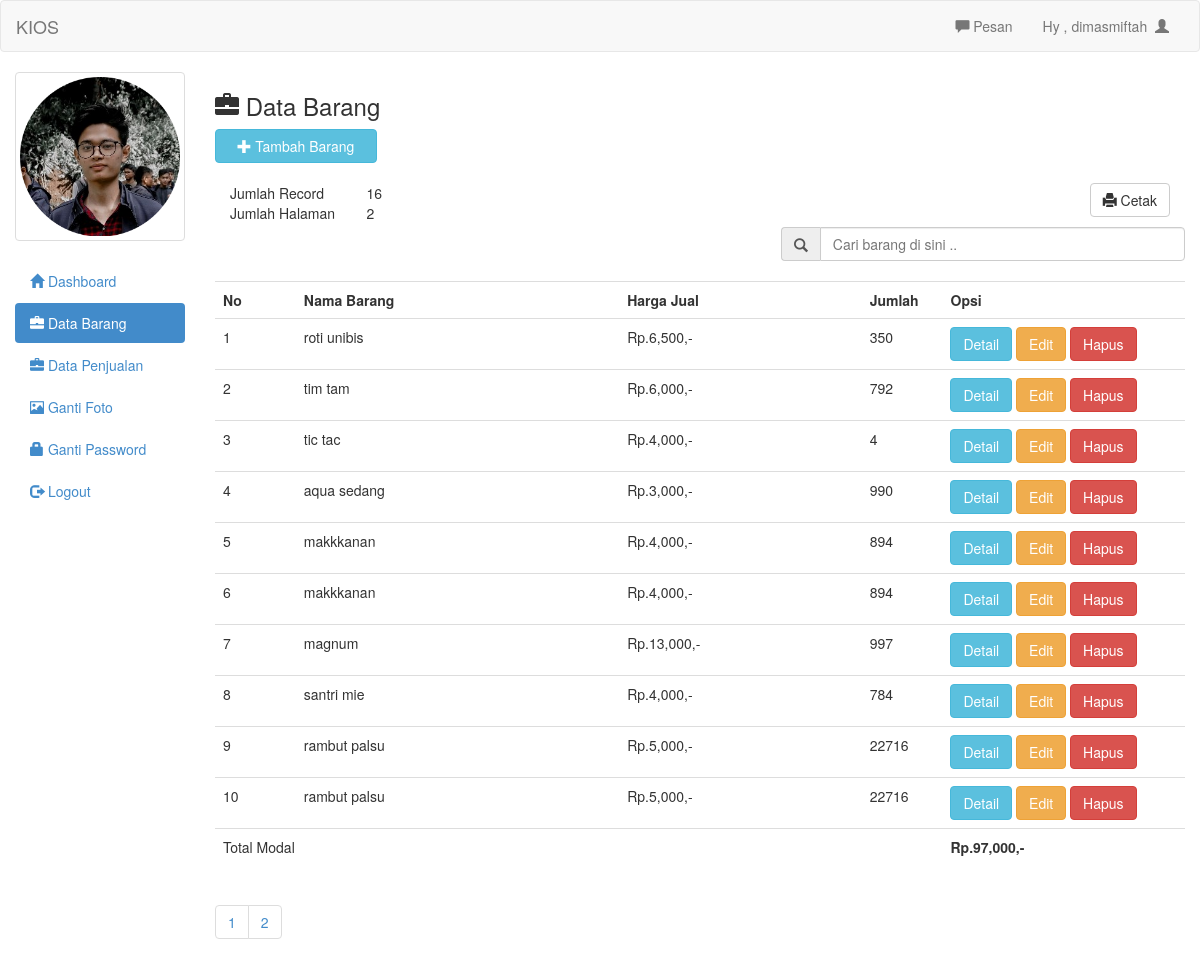
The app's page /admin/barang.php (signed in) with its own data.
### tables this page shows
CREATE TABLE `barang` (
  `id` int(11) NOT NULL,
  `nama` text NOT NULL,
  `jenis` text NOT NULL,
  `suplier` text NOT NULL,
  `modal` int(11) NOT NULL,
  `harga` int(11) NOT NULL,
  `jumlah` int(11) NOT NULL,
  `sisa` int(11) NOT NULL
);

### admin/barang.php (the view, shortened to what this page needs)
<?php
$currentPage = 'barang';
include 'header.php';
?>
<h3><span class="glyphicon glyphicon-briefcase"></span>  Data Barang</h3>
<button style="margin-bottom:20px" data-toggle="modal" data-target="#myModal" class="btn btn-info col-md-2"><span class="glyphicon glyphicon-plus"></span> Tambah Barang</button>
<br/>
<br/>
<?php
$per_hal=10;
$jumlah_record=mysqli_query($mysqli,"SELECT COUNT(*) from barang");
while($row = mysqli_fetch_assoc($jumlah_record)) {
	$jum = $row['COUNT(*)'];
}
$halaman=ceil($jum / $per_hal);
$page = (isset($_GET['page'])) ? (int)$_GET['page'] : 1;
$start = ($page - 1) * $per_hal;
?>
<div class="col-md-12">
	<table class="col-md-2">
		<tr>
			<td>Jumlah Record</td>
			<td><?php echo $jum; ?></td>
		</tr>
		<tr>
			<td>Jumlah Halaman</td>
			<td><?php echo $halaman; ?></td>
		</tr>
	</table>
	<a style="margin-bottom:10px" href="lap_barang.php" target="_blank" class="btn btn-default pull-right"><span class='glyphicon glyphicon-print'></span>  Cetak</a>
</div>
<form action="cari_act.php" method="get">
	<div class="input-group col-md-5 col-md-offset-7">
		<span class="input-group-addon" id="basic-addon1"><span class="glyphicon glyphicon-search"></span></span>
		<input type="text" class="form-control" placeholder="Cari barang di sini .." aria-describedby="basic-addon1" name="cari">
	</div>
</form>
<br/>
<table class="table table-hover">
	<tr>
		<th class="col-md-1">No</th>
		<th class="col-md-4">Nama Barang</th>
		<th class="col-md-3">Harga Jual</th>
		<th class="col-md-1">Jumlah</th>
		<th class="col-md-3">Opsi</th>
	</tr>
	<?php
	if(isset($_GET['cari'])){
		$cari=mysqli_real_escape_string($mysqli,$_GET['cari']);
		$brg=mysqli_query($mysqli,"select * from barang where nama like '$cari' or jenis like '$cari'");
	}else{
		$brg=mysqli_query($mysqli,"select * from barang limit $start, $per_hal");
	}
	$no=1;
	while($b=mysqli_fetch_array($brg)){
		?>
		<tr>
			<td><?php echo $no++ ?></td>
			<td><?php echo $b['nama'] ?></td>
			<td>Rp.<?php echo number_format($b['harga']) ?>,-</td>
			<td><?php echo $b['jumlah'] ?></td>
			<td>
				<a href="det_barang.php?id=<?php echo $b['id']; ?>" class="btn btn-info">Detail</a>
				<a href="edit.php?id=<?php echo $b['id']; ?>" class="btn btn-warning">Edit</a>
				<a onclick="if(confirm('Apakah anda yakin ingin menghapus data ini ??')){ location.href='hapus.php?id=<?php echo $b['id']; ?>' }" class="btn btn-danger">Hapus</a>
			</td>
		</tr>
		<?php
	}
	?>
	<tr>
		<td colspan="4">Total Modal</td>
		<td>
		<?php
			$x=mysqli_query($mysqli,"select sum(modal) as total from barang");
			$xx=mysqli_fetch_array($x);
			echo "<b> Rp.". number_format($xx['total']).",-</b>";
		?>
		</td>
	</tr>
</table>
<ul class="pagination">
			<?php
			for($x=1;$x<=$halaman;$x++){
				?>
				<li><a href="?page=<?php echo $x ?>"><?php echo $x ?></a></li>
				<?php
			}
			?>
		</ul>
<?php
include 'footer.php';
?>

### admin/header.php (shortened to what this page needs)
<!DOCTYPE html>
<html>
<head>
	<?php
	include 'config.php';
	?>
	<link rel="stylesheet" type="text/css" href="../assets/css/bootstrap.css">
	<link rel="stylesheet" type="text/css" href="../assets/js/jquery-ui/jquery-ui.css">
</head>
<body>
	<div class="navbar navbar-default">
		<div class="container-fluid">
			<div class="navbar-header">
				<a href="index.php" class="navbar-brand">KIOS</a>
			</div>
			<div class="collapse navbar-collapse">
				<ul class="nav navbar-nav navbar-right">
					<li><a id="pesan_sedia" href="#" data-toggle="modal" data-target="#modalpesan"><span class='glyphicon glyphicon-comment'></span>  Pesan</a></li>
					<li><a class="dropdown-toggle" data-toggle="dropdown" role="button" href="#">Hy , <?php echo $_SESSION['uname']  ?>&nbsp&nbsp<span class="glyphicon glyphicon-user"></span></a></li>
				</ul>
			</div>
		</div>
	</div>
	<div class="col-md-2">
		<div class="row">
			<?php
			$use=$_SESSION['uname'];
			$fo=mysqli_query($mysqli,"select foto from admin where uname='$use'");
			while($f=mysqli_fetch_array($fo)){
				?>
				<div class="col-xs-6 col-md-12">
					<a class="thumbnail">
						<img class="img-responsive" src="foto/<?php echo $f['foto']; ?>">
					</a>
				</div>
				<?php
			}
			?>
		</div>
		<ul class="nav nav-pills nav-stacked">
			<li class="<?php if($currentPage =='dashboard'){echo 'active';}?>"><a href="index.php"><span class="glyphicon glyphicon-home"></span>  Dashboard</a></li>
			<li class="<?php if($currentPage =='barang'){echo 'active';}?>"><a href="barang.php"><span class="glyphicon glyphicon-briefcase"></span>  Data Barang</a></li>
			<li class="<?php if($currentPage =='barang_laku'){echo 'active';}?>"><a href="barang_laku.php"><span class="glyphicon glyphicon-briefcase"></span>  Data Penjualan</a></li>
			<li class="<?php if($currentPage =='ganti_foto'){echo 'active';}?>"><a href="ganti_foto.php"><span class="glyphicon glyphicon-picture"></span>  Ganti Foto</a></li>
			<li class="<?php if($currentPage =='ganti_pass'){echo 'active';}?>"><a href="ganti_pass.php"><span class="glyphicon glyphicon-lock"></span> Ganti Password</a></li>
			<li><a href="logout.php"><span class="glyphicon glyphicon-log-out"></span>  Logout</a></li>
		</ul>
	</div>
	<div class="col-md-10">

### admin/footer.php
</div>
</body>
</html>

### records on screen
barang: nama "roti unibis", harga "6,500", jumlah "350"
barang: nama "tim tam", harga "6,000", jumlah "792"
barang: nama "tic tac", harga "4,000", jumlah "4"
barang: nama "aqua sedang", harga "3,000", jumlah "990"
barang: nama "makkkanan", harga "4,000", jumlah "894"
barang: nama "makkkanan", harga "4,000", jumlah "894"
barang: nama "magnum", harga "13,000", jumlah "997"
barang: nama "santri mie", harga "4,000", jumlah "784"
barang: nama "rambut palsu", harga "5,000", jumlah "22716"
barang: nama "rambut palsu", harga "5,000", jumlah "22716"

### other values on screen
$_SESSION['uname'] "dimasmiftah"
$jum "16"
$halaman "2"
$xx['total'] "97,000"
